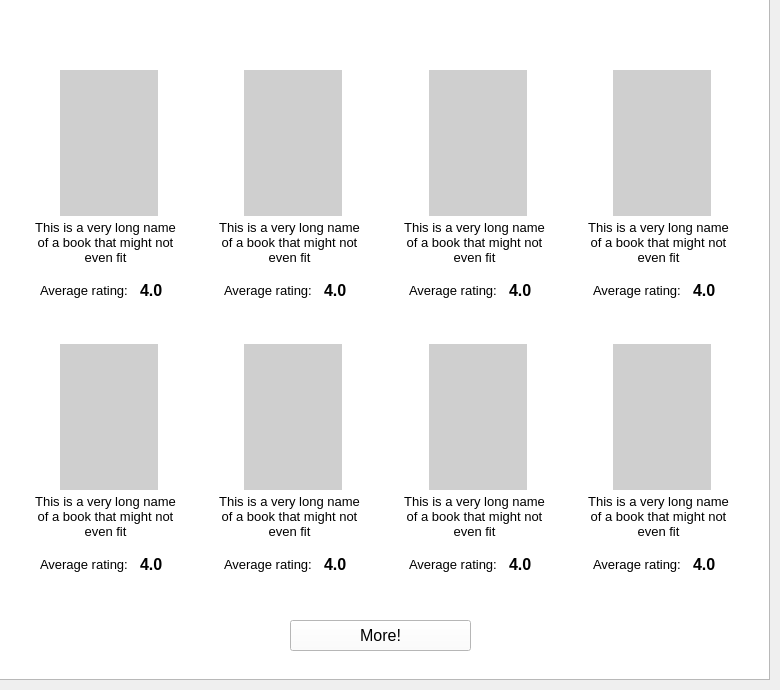
       <widget class="QWidget" name="page_3">
        <widget class="QLabel" name="label_like">
         <property name="geometry">
          <rect>
           <x>30</x>
           <y>20</y>
           <width>161</width>
           <height>31</height>
          </rect>
         </property>
         <property name="font">
          <font>
           <family>Arial</family>
           <pointsize>14</pointsize>
           <underline>false</underline>
          </font>
         </property>
         <property name="styleSheet">
          <string notr="true">background: transparent;
color: rgb(255, 255, 255);</string>
         </property>
         <property name="text">
          <string>You might like...</string>
         </property>
        </widget>
        <widget class="QWidget" name="widget_recommendations" native="true">
         <property name="geometry">
          <rect>
           <x>20</x>
           <y>60</y>
           <width>731</width>
           <height>541</height>
          </rect>
         </property>
         <property name="styleSheet">
          <string notr="true">background: transparent;</string>
         </property>
         <layout class="QHBoxLayout" name="horizontalLayout_5">
          <item>
           <layout class="QGridLayout" name="gridLayout_2">
            <item row="0" column="1">
             <widget class="QWidget" name="widget_10" native="true">
              <property name="styleSheet">
               <string notr="true">background-color: rgb(255, 255, 255);</string>
              </property>
              <widget class="QLabel" name="label_title_10">
               <property name="geometry">
                <rect>
                 <x>10</x>
                 <y>160</y>
                 <width>151</width>
                 <height>51</height>
                </rect>
               </property>
               <property name="sizePolicy">
                <sizepolicy hsizetype="Preferred" vsizetype="Preferred">
                 <horstretch>0</horstretch>
                 <verstretch>0</verstretch>
                </sizepolicy>
               </property>
               <property name="font">
                <font>
                 <family>Arial</family>
                 <pointsize>10</pointsize>
                </font>
               </property>
               <property name="acceptDrops">
                <bool>false</bool>
               </property>
               <property name="text">
                <string>This is a very long name of a book that might not even fit</string>
               </property>
               <property name="textFormat">
                <enum>Qt::AutoText</enum>
               </property>
               <property name="scaledContents">
                <bool>false</bool>
               </property>
               <property name="alignment">
                <set>Qt::AlignHCenter|Qt::AlignTop</set>
               </property>
               <property name="wordWrap">
                <bool>true</bool>
               </property>
              </widget>
              <widget class="QLabel" name="label_averageNum_10">
               <property name="geometry">
                <rect>
                 <x>120</x>
                 <y>220</y>
                 <width>41</width>
                 <height>21</height>
                </rect>
               </property>
               <property name="font">
                <font>
                 <family>Arial</family>
                 <pointsize>12</pointsize>
                 <weight>75</weight>
                 <bold>true</bold>
                </font>
               </property>
               <property name="text">
                <string>4.0</string>
               </property>
              </widget>
              <widget class="QLabel" name="label_average_10">
               <property name="geometry">
                <rect>
                 <x>20</x>
                 <y>220</y>
                 <width>91</width>
                 <height>21</height>
                </rect>
               </property>
               <property name="font">
                <font>
                 <family>Arial</family>
                 <pointsize>10</pointsize>
                </font>
               </property>
               <property name="text">
                <string>Average rating:</string>
               </property>
               <property name="alignment">
                <set>Qt::AlignLeading|Qt::AlignLeft|Qt::AlignVCenter</set>
               </property>
              </widget>
              <widget class="QLabel" name="label_cover_10">
               <property name="geometry">
                <rect>
                 <x>40</x>
                 <y>10</y>
                 <width>98</width>
                 <height>146</height>
                </rect>
               </property>
               <property name="styleSheet">
                <string notr="true">background-color: rgb(207, 207, 207);</string>
               </property>
               <property name="text">
                <string/>
               </property>
              </widget>
             </widget>
            </item>
            <item row="1" column="3">
             <widget class="QWidget" name="widget_16" native="true">
              <property name="styleSheet">
               <string notr="true">background-color: rgb(255, 255, 255);</string>
              </property>
              <widget class="QLabel" name="label_title_16">
               <property name="geometry">
                <rect>
                 <x>10</x>
                 <y>160</y>
                 <width>151</width>
                 <height>51</height>
                </rect>
               </property>
               <property name="sizePolicy">
                <sizepolicy hsizetype="Preferred" vsizetype="Preferred">
                 <horstretch>0</horstretch>
                 <verstretch>0</verstretch>
                </sizepolicy>
               </property>
               <property name="font">
                <font>
                 <family>Arial</family>
                 <pointsize>10</pointsize>
                </font>
               </property>
               <property name="acceptDrops">
                <bool>false</bool>
               </property>
               <property name="text">
                <string>This is a very long name of a book that might not even fit</string>
               </property>
               <property name="textFormat">
                <enum>Qt::AutoText</enum>
               </property>
               <property name="scaledContents">
                <bool>false</bool>
               </property>
               <property name="alignment">
                <set>Qt::AlignHCenter|Qt::AlignTop</set>
               </property>
               <property name="wordWrap">
                <bool>true</bool>
               </property>
              </widget>
              <widget class="QLabel" name="label_averageNum_16">
               <property name="geometry">
                <rect>
                 <x>120</x>
                 <y>220</y>
                 <width>41</width>
                 <height>21</height>
                </rect>
               </property>
               <property name="font">
                <font>
                 <family>Arial</family>
                 <pointsize>12</pointsize>
                 <weight>75</weight>
                 <bold>true</bold>
                </font>
               </property>
               <property name="text">
                <string>4.0</string>
               </property>
              </widget>
              <widget class="QLabel" name="label_average_16">
               <property name="geometry">
                <rect>
                 <x>20</x>
                 <y>220</y>
                 <width>91</width>
                 <height>21</height>
                </rect>
               </property>
               <property name="font">
                <font>
                 <family>Arial</family>
                 <pointsize>10</pointsize>
                </font>
               </property>
               <property name="text">
                <string>Average rating:</string>
               </property>
               <property name="alignment">
                <set>Qt::AlignLeading|Qt::AlignLeft|Qt::AlignVCenter</set>
               </property>
              </widget>
              <widget class="QLabel" name="label_cover_16">
               <property name="geometry">
                <rect>
                 <x>40</x>
                 <y>10</y>
                 <width>98</width>
                 <height>146</height>
                </rect>
               </property>
               <property name="styleSheet">
                <string notr="true">background-color: rgb(207, 207, 207);</string>
               </property>
               <property name="text">
                <string/>
               </property>
              </widget>
             </widget>
            </item>
            <item row="1" column="2">
             <widget class="QWidget" name="widget_15" native="true">
              <property name="styleSheet">
               <string notr="true">background-color: rgb(255, 255, 255);</string>
              </property>
              <widget class="QLabel" name="label_title_15">
               <property name="geometry">
                <rect>
                 <x>10</x>
                 <y>160</y>
                 <width>151</width>
                 <height>51</height>
                </rect>
               </property>
               <property name="sizePolicy">
                <sizepolicy hsizetype="Preferred" vsizetype="Preferred">
                 <horstretch>0</horstretch>
                 <verstretch>0</verstretch>
                </sizepolicy>
               </property>
               <property name="font">
                <font>
                 <family>Arial</family>
                 <pointsize>10</pointsize>
                </font>
               </property>
               <property name="acceptDrops">
                <bool>false</bool>
               </property>
               <property name="text">
                <string>This is a very long name of a book that might not even fit</string>
               </property>
               <property name="textFormat">
                <enum>Qt::AutoText</enum>
               </property>
               <property name="scaledContents">
                <bool>false</bool>
               </property>
               <property name="alignment">
                <set>Qt::AlignHCenter|Qt::AlignTop</set>
               </property>
               <property name="wordWrap">
                <bool>true</bool>
               </property>
              </widget>
              <widget class="QLabel" name="label_averageNum_15">
               <property name="geometry">
                <rect>
                 <x>120</x>
                 <y>220</y>
                 <width>41</width>
                 <height>21</height>
                </rect>
               </property>
               <property name="font">
                <font>
                 <family>Arial</family>
                 <pointsize>12</pointsize>
                 <weight>75</weight>
                 <bold>true</bold>
                </font>
               </property>
               <property name="text">
                <string>4.0</string>
               </property>
              </widget>
              <widget class="QLabel" name="label_average_15">
               <property name="geometry">
                <rect>
                 <x>20</x>
                 <y>220</y>
                 <width>91</width>
                 <height>21</height>
                </rect>
               </property>
               <property name="font">
                <font>
                 <family>Arial</family>
                 <pointsize>10</pointsize>
                </font>
               </property>
               <property name="text">
                <string>Average rating:</string>
               </property>
               <property name="alignment">
                <set>Qt::AlignLeading|Qt::AlignLeft|Qt::AlignVCenter</set>
               </property>
              </widget>
              <widget class="QLabel" name="label_cover_15">
               <property name="geometry">
                <rect>
                 <x>40</x>
                 <y>10</y>
                 <width>98</width>
                 <height>146</height>
                </rect>
               </property>
               <property name="styleSheet">
                <string notr="true">background-color: rgb(207, 207, 207);</string>
               </property>
               <property name="text">
                <string/>
               </property>
              </widget>
             </widget>
            </item>
            <item row="1" column="0">
             <widget class="QWidget" name="widget_13" native="true">
              <property name="styleSheet">
               <string notr="true">background-color: rgb(255, 255, 255);</string>
              </property>
              <widget class="QLabel" name="label_title_13">
               <property name="geometry">
                <rect>
                 <x>10</x>
                 <y>160</y>
                 <width>151</width>
                 <height>51</height>
                </rect>
               </property>
               <property name="sizePolicy">
                <sizepolicy hsizetype="Preferred" vsizetype="Preferred">
                 <horstretch>0</horstretch>
                 <verstretch>0</verstretch>
                </sizepolicy>
               </property>
               <property name="font">
                <font>
                 <family>Arial</family>
                 <pointsize>10</pointsize>
                </font>
               </property>
               <property name="acceptDrops">
                <bool>false</bool>
               </property>
               <property name="text">
                <string>This is a very long name of a book that might not even fit</string>
               </property>
               <property name="textFormat">
                <enum>Qt::AutoText</enum>
               </property>
               <property name="scaledContents">
                <bool>false</bool>
               </property>
               <property name="alignment">
                <set>Qt::AlignHCenter|Qt::AlignTop</set>
               </property>
               <property name="wordWrap">
                <bool>true</bool>
               </property>
              </widget>
              <widget class="QLabel" name="label_averageNum_13">
               <property name="geometry">
                <rect>
                 <x>120</x>
                 <y>220</y>
                 <width>41</width>
                 <height>21</height>
                </rect>
               </property>
               <property name="font">
                <font>
                 <family>Arial</family>
                 <pointsize>12</pointsize>
                 <weight>75</weight>
                 <bold>true</bold>
                </font>
               </property>
               <property name="text">
                <string>4.0</string>
               </property>
              </widget>
              <widget class="QLabel" name="label_average_13">
               <property name="geometry">
                <rect>
                 <x>20</x>
                 <y>220</y>
                 <width>91</width>
                 <height>21</height>
                </rect>
               </property>
               <property name="font">
                <font>
                 <family>Arial</family>
                 <pointsize>10</pointsize>
                </font>
               </property>
               <property name="text">
                <string>Average rating:</string>
               </property>
               <property name="alignment">
                <set>Qt::AlignLeading|Qt::AlignLeft|Qt::AlignVCenter</set>
               </property>
              </widget>
              <widget class="QLabel" name="label_cover_13">
               <property name="geometry">
                <rect>
                 <x>40</x>
                 <y>10</y>
                 <width>98</width>
                 <height>146</height>
                </rect>
               </property>
               <property name="styleSheet">
                <string notr="true">background-color: rgb(207, 207, 207);</string>
               </property>
               <property name="text">
                <string/>
               </property>
              </widget>
             </widget>
            </item>
            <item row="0" column="2">
             <widget class="QWidget" name="widget_11" native="true">
              <property name="styleSheet">
               <string notr="true">background-color: rgb(255, 255, 255);</string>
              </property>
              <widget class="QLabel" name="label_title_11">
               <property name="geometry">
                <rect>
                 <x>10</x>
                 <y>160</y>
                 <width>151</width>
                 <height>51</height>
                </rect>
               </property>
               <property name="sizePolicy">
                <sizepolicy hsizetype="Preferred" vsizetype="Preferred">
                 <horstretch>0</horstretch>
                 <verstretch>0</verstretch>
                </sizepolicy>
               </property>
               <property name="font">
                <font>
                 <family>Arial</family>
                 <pointsize>10</pointsize>
                </font>
               </property>
               <property name="acceptDrops">
                <bool>false</bool>
               </property>
               <property name="text">
                <string>This is a very long name of a book that might not even fit</string>
               </property>
               <property name="textFormat">
                <enum>Qt::AutoText</enum>
               </property>
               <property name="scaledContents">
                <bool>false</bool>
               </property>
               <property name="alignment">
                <set>Qt::AlignHCenter|Qt::AlignTop</set>
               </property>
               <property name="wordWrap">
                <bool>true</bool>
               </property>
              </widget>
              <widget class="QLabel" name="label_averageNum_11">
               <property name="geometry">
                <rect>
                 <x>120</x>
                 <y>220</y>
                 <width>41</width>
                 <height>21</height>
                </rect>
               </property>
               <property name="font">
                <font>
                 <family>Arial</family>
                 <pointsize>12</pointsize>
                 <weight>75</weight>
                 <bold>true</bold>
                </font>
               </property>
               <property name="text">
                <string>4.0</string>
               </property>
              </widget>
              <widget class="QLabel" name="label_average_11">
               <property name="geometry">
                <rect>
                 <x>20</x>
                 <y>220</y>
                 <width>91</width>
                 <height>21</height>
                </rect>
               </property>
               <property name="font">
                <font>
                 <family>Arial</family>
                 <pointsize>10</pointsize>
                </font>
               </property>
               <property name="text">
                <string>Average rating:</string>
               </property>
               <property name="alignment">
                <set>Qt::AlignLeading|Qt::AlignLeft|Qt::AlignVCenter</set>
               </property>
              </widget>
              <widget class="QLabel" name="label_cover_11">
               <property name="geometry">
                <rect>
                 <x>40</x>
                 <y>10</y>
                 <width>98</width>
                 <height>146</height>
                </rect>
               </property>
               <property name="styleSheet">
                <string notr="true">background-color: rgb(207, 207, 207);</string>
               </property>
               <property name="text">
                <string/>
               </property>
              </widget>
             </widget>
            </item>
            <item row="0" column="3">
             <widget class="QWidget" name="widget_12" native="true">
              <property name="styleSheet">
               <string notr="true">background-color: rgb(255, 255, 255);</string>
              </property>
              <widget class="QLabel" name="label_title_12">
               <property name="geometry">
                <rect>
                 <x>10</x>
                 <y>160</y>
                 <width>151</width>
                 <height>51</height>
                </rect>
               </property>
               <property name="sizePolicy">
                <sizepolicy hsizetype="Preferred" vsizetype="Preferred">
                 <horstretch>0</horstretch>
                 <verstretch>0</verstretch>
                </sizepolicy>
               </property>
               <property name="font">
                <font>
                 <family>Arial</family>
                 <pointsize>10</pointsize>
                </font>
               </property>
               <property name="acceptDrops">
                <bool>false</bool>
               </property>
               <property name="text">
                <string>This is a very long name of a book that might not even fit</string>
               </property>
               <property name="textFormat">
                <enum>Qt::AutoText</enum>
               </property>
               <property name="scaledContents">
                <bool>false</bool>
               </property>
               <property name="alignment">
                <set>Qt::AlignHCenter|Qt::AlignTop</set>
               </property>
               <property name="wordWrap">
                <bool>true</bool>
               </property>
              </widget>
              <widget class="QLabel" name="label_averageNum_12">
               <property name="geometry">
                <rect>
                 <x>120</x>
                 <y>220</y>
                 <width>41</width>
                 <height>21</height>
                </rect>
               </property>
               <property name="font">
                <font>
                 <family>Arial</family>
                 <pointsize>12</pointsize>
                 <weight>75</weight>
                 <bold>true</bold>
                </font>
               </property>
               <property name="text">
                <string>4.0</string>
               </property>
              </widget>
              <widget class="QLabel" name="label_average_12">
               <property name="geometry">
                <rect>
                 <x>20</x>
                 <y>220</y>
                 <width>91</width>
                 <height>21</height>
                </rect>
               </property>
               <property name="font">
                <font>
                 <family>Arial</family>
                 <pointsize>10</pointsize>
                </font>
               </property>
               <property name="text">
                <string>Average rating:</string>
               </property>
               <property name="alignment">
                <set>Qt::AlignLeading|Qt::AlignLeft|Qt::AlignVCenter</set>
               </property>
              </widget>
              <widget class="QLabel" name="label_cover_12">
               <property name="geometry">
                <rect>
                 <x>40</x>
                 <y>10</y>
                 <width>98</width>
                 <height>146</height>
                </rect>
               </property>
               <property name="styleSheet">
                <string notr="true">background-color: rgb(207, 207, 207);</string>
               </property>
               <property name="text">
                <string/>
               </property>
              </widget>
             </widget>
            </item>
            <item row="0" column="0">
             <widget class="QWidget" name="widget_9" native="true">
              <property name="styleSheet">
               <string notr="true">background-color: rgb(255, 255, 255);</string>
              </property>
              <widget class="QLabel" name="label_title_9">
               <property name="geometry">
                <rect>
                 <x>10</x>
                 <y>160</y>
                 <width>151</width>
                 <height>51</height>
                </rect>
               </property>
               <property name="sizePolicy">
                <sizepolicy hsizetype="Preferred" vsizetype="Preferred">
                 <horstretch>0</horstretch>
                 <verstretch>0</verstretch>
                </sizepolicy>
               </property>
               <property name="font">
                <font>
                 <family>Arial</family>
                 <pointsize>10</pointsize>
                </font>
               </property>
               <property name="acceptDrops">
                <bool>false</bool>
               </property>
               <property name="text">
                <string>This is a very long name of a book that might not even fit</string>
               </property>
               <property name="textFormat">
                <enum>Qt::AutoText</enum>
               </property>
               <property name="scaledContents">
                <bool>false</bool>
               </property>
               <property name="alignment">
                <set>Qt::AlignHCenter|Qt::AlignTop</set>
               </property>
               <property name="wordWrap">
                <bool>true</bool>
               </property>
              </widget>
              <widget class="QLabel" name="label_average_9">
               <property name="geometry">
                <rect>
                 <x>20</x>
                 <y>220</y>
                 <width>91</width>
                 <height>21</height>
                </rect>
               </property>
               <property name="font">
                <font>
                 <family>Arial</family>
                 <pointsize>10</pointsize>
                </font>
               </property>
               <property name="text">
                <string>Average rating:</string>
               </property>
               <property name="alignment">
                <set>Qt::AlignLeading|Qt::AlignLeft|Qt::AlignVCenter</set>
               </property>
              </widget>
              <widget class="QLabel" name="label_averageNum_9">
               <property name="geometry">
                <rect>
                 <x>120</x>
                 <y>220</y>
                 <width>41</width>
                 <height>21</height>
                </rect>
               </property>
               <property name="font">
                <font>
                 <family>Arial</family>
                 <pointsize>12</pointsize>
                 <weight>75</weight>
                 <bold>true</bold>
                </font>
               </property>
               <property name="text">
                <string>4.0</string>
               </property>
              </widget>
              <widget class="QLabel" name="label_cover_9">
               <property name="geometry">
                <rect>
                 <x>40</x>
                 <y>10</y>
                 <width>98</width>
                 <height>146</height>
                </rect>
               </property>
               <property name="styleSheet">
                <string notr="true">background-color: rgb(207, 207, 207);</string>
               </property>
               <property name="text">
                <string/>
               </property>
              </widget>
             </widget>
            </item>
            <item row="1" column="1">
             <widget class="QWidget" name="widget_14" native="true">
              <property name="styleSheet">
               <string notr="true">background-color: rgb(255, 255, 255);</string>
              </property>
              <widget class="QLabel" name="label_title_14">
               <property name="geometry">
                <rect>
                 <x>10</x>
                 <y>160</y>
                 <width>151</width>
                 <height>51</height>
                </rect>
               </property>
               <property name="sizePolicy">
                <sizepolicy hsizetype="Preferred" vsizetype="Preferred">
                 <horstretch>0</horstretch>
                 <verstretch>0</verstretch>
                </sizepolicy>
               </property>
               <property name="font">
                <font>
                 <family>Arial</family>
                 <pointsize>10</pointsize>
                </font>
               </property>
               <property name="acceptDrops">
                <bool>false</bool>
               </property>
               <property name="text">
                <string>This is a very long name of a book that might not even fit</string>
               </property>
               <property name="textFormat">
                <enum>Qt::AutoText</enum>
               </property>
               <property name="scaledContents">
                <bool>false</bool>
               </property>
               <property name="alignment">
                <set>Qt::AlignHCenter|Qt::AlignTop</set>
               </property>
               <property name="wordWrap">
                <bool>true</bool>
               </property>
              </widget>
              <widget class="QLabel" name="label_averageNum_14">
               <property name="geometry">
                <rect>
                 <x>120</x>
                 <y>220</y>
                 <width>41</width>
                 <height>21</height>
                </rect>
               </property>
               <property name="font">
                <font>
                 <family>Arial</family>
                 <pointsize>12</pointsize>
                 <weight>75</weight>
                 <bold>true</bold>
                </font>
               </property>
               <property name="text">
                <string>4.0</string>
               </property>
              </widget>
              <widget class="QLabel" name="label_average_14">
               <property name="geometry">
                <rect>
                 <x>20</x>
                 <y>220</y>
                 <width>91</width>
                 <height>21</height>
                </rect>
               </property>
               <property name="font">
                <font>
                 <family>Arial</family>
                 <pointsize>10</pointsize>
                </font>
               </property>
               <property name="text">
                <string>Average rating:</string>
               </property>
               <property name="alignment">
                <set>Qt::AlignLeading|Qt::AlignLeft|Qt::AlignVCenter</set>
               </property>
              </widget>
              <widget class="QLabel" name="label_cover_14">
               <property name="geometry">
                <rect>
                 <x>40</x>
                 <y>10</y>
                 <width>98</width>
                 <height>146</height>
                </rect>
               </property>
               <property name="styleSheet">
                <string notr="true">background-color: rgb(207, 207, 207);</string>
               </property>
               <property name="text">
                <string/>
               </property>
              </widget>
             </widget>
            </item>
           </layout>
          </item>
         </layout>
        </widget>
        <widget class="QPushButton" name="pushButton_more_2">
         <property name="geometry">
          <rect>
           <x>290</x>
           <y>620</y>
           <width>181</width>
           <height>31</height>
          </rect>
         </property>
         <property name="font">
          <font>
           <family>Arial</family>
           <pointsize>12</pointsize>
          </font>
         </property>
         <property name="styleSheet">
          <string notr="true">background-color: rgb(255, 255, 255);</string>
         </property>
         <property name="text">
          <string>More!</string>
         </property>
        </widget>
        <widget class="QGraphicsView" name="graphicsView_background_3">
         <property name="geometry">
          <rect>
           <x>-1</x>
           <y>-1</y>
           <width>771</width>
           <height>681</height>
          </rect>
         </property>
         <property name="styleSheet">
          <string notr="true">background:url(:/newPrefix/digital-book.jpg)</string>
         </property>
        </widget>
        <zorder>graphicsView_background_3</zorder>
        <zorder>label_like</zorder>
        <zorder>widget_recommendations</zorder>
        <zorder>pushButton_more_2</zorder>
       </widget>
